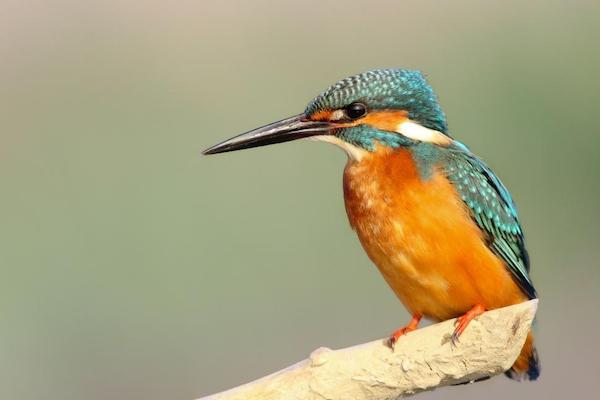
#> input picture data/images/kingfisher.jpg, 600 x 400 px
$ jupyter execute --allow-errors 01-image-processing-basics.ipynb   (shell and % lines are left out)
#> lines starting #> are read from the running program, lines starting #| are printed output that depends on the picture
# **Digital image processing – Basics**

In this notebook, we will learn how to handle images in Python using the OpenCV and PIL packages.
We will also learn how to read, create and modify images using these libraries.

## **Exercises**
* [Exercise 1](#exercise1)
* [Exercise 2](#exercise2)
* [Exercise 3](#exercise3)
* [Exercise 4](#exercise4)
* [Exercise 5](#exercise5)
* [Exercise 6](#exercise6)

---

## **Preparations**

Let's begin with the usual preparatory steps...

[cell 1]
import numpy as np
import matplotlib.pyplot as plt
import cv2 as cv
import PIL

# Jupyter / IPython configuration:
# Automatically reload modules when modified

# Enable vectorized output (for nicer plots)

# Inline backend configuration

# Enable this line if you want to use the interactive widgets
# It requires the ipympl package to be installed.
#%matplotlib widget

import sys
sys.path.insert(0, "../")
#> (the rest of this cell did not finish here and is left out)

---

<a id='exercise1'></a>

## **&#9734;  Exercise 1 – Image representation**
We have learned already that a digital (grayscale) image is represented as a 2D array of pixel values. In this exercise, we will learn how to load an image and how to access the pixel values using OpenCV the library to load the image. OpenCV is a powerful library for image processing and computer vision, focused on real-time tasks. It is written in C++ but it has Python bindings.

The (planar) image is a 2D array of intensity values in case of a grayscale image (height $h$ times width $w$ number of pixels = number of values), or a 3D array of pixel color values in case of a color image (number of values = 3x number of pixels for an RGB 3-channel image). The suitable data structure to represent such data in Python is a numpy array. As a matter of fact, most (if not all) image processing libraries in Python use numpy arrays to represent images, or at least provide a way to convert their internal image representation to a numpy array. This makes the transition (or mixing) of different image processing libraries quite convenient.

To visualize an image, we can use the [`imshow()`](https://matplotlib.org/stable/api/_as_gen/matplotlib.pyplot.imshow.html) function from matplotlib.

### Instructions:

* Read the image "../data/images/kingfisher-gray.jpg" (use the function `cv.imread()`, see [here](https://docs.opencv.org/4.x/db/deb/tutorial_display_image.html) for an example)
* Study the returned array: What is its shape? What is the data type?
* Display the image using [`plt.imshow()`](https://matplotlib.org/stable/api/_as_gen/matplotlib.pyplot.imshow.html). Hint: You need to set the argument `cmap="gray"`
* Read out the pixel value at position (100, 100)
* Select a region of interest (ROI), starting at pixel (75, 200) with a width of 200 and height of 100 pixels

#> (a cell that did not finish here is left out)

---

<a id='exercise1'></a>

## **&#9734;  Exercise 2 – Digitalization**

Just like time-based data, digital images are represented as arrays of numbers. The digitalization/discretization process is very similar and involves two steps:
1. Sampling: the continuous image is sampled at regular intervals to obtain a grid of pixels.
2. Quantization: the continuous pixel values are quantized to a finite number of levels.

The result is a 2D array of numbers, where each number represents the intensity (or color) of a pixel.

### Instructions:

* Explain the main difference(s) between the sampling of continuous-time signals and the spatial sampling of images.
* Use the image from the previous exercise
* Study the effect of quantization: What happens when you reduce the number of bits?
  * Have a look at the function: quantize(image, nbits). Understand how it works.
     Note: NumPy does not have built-in data types for n-bit images, so we use 8-bit
     arrays - but we can still simulate n-bit quantization by rounding the values.
  * Use the function `quantize()` to (artificially) create images with a lower image depth
* Study the effect of spatial sampling: What happens when you reduce the number of pixels?
  * Progressively subsample the image by a factor of two: `gray[::2, ::2]`
  * Reflect: What to expect with this type of subsampling, besides getting a lower resolution?

[cell 3]
# [28 lines left out: function quantize, not called in this run]


# def quantize(image, nbits):
#     """Method 2:
#     Equivalent to the previous function, but using a more efficient
#     bitwise operation. The function works for an arbitrary number of
#     channels."""
#     assert image.dtype == np.uint8, "Image must be uint8"
#     assert nbits > 0 and nbits <= 8, "Invalid number of bits"
#     return ((image >> (8 - nbits))) << (8 - nbits)

#> (a cell that did not finish here is left out)

---

<a id='exercise3'></a>

## **&#9734;  Exercise 3 – Color representation**

Gray is dull! Let's use more color in the next exercise. We again read in the same image, but this time in color. Let's try it!

[cell 5]
color = cv.imread("../data/images/kingfisher.jpg")
#> color is the input picture: shape (400, 600, 3); mean B, G, R 125.8, 161.1, 167.2
# A convenient function to display an image directly in the notebook
#> (the rest of this cell did not finish here and is left out)

The image is in fact a color image: The image is now represented using 3 channels. But the colors in the image look strange. The reason for this is that OpenCV reads the image in **BGR format**, while matplotlib expects **RGB format**. Shuffling the channels will fix the issue:

[cell 6]
color_bgr = color.copy()
color_rgb = color_bgr[..., ::-1]
#> (the rest of this cell did not finish here and is left out)

### Instructions
* Examine the image shape and depth
* Print the pixel value at (100,100)
* Crop the image to the region (125:300, 300:600) and display the cropped image.
* Convert the image to an 8-bit grayscale image. Implement at least two conversion methods (hint: see lecture slides)
* Use the function [`cv.cvtColor(image, cv.COLOR_RGB2GRAY)`](https://docs.opencv.org/3.4/d8/d01/group__imgproc__color__conversions.html) to convert the image to grayscale.
* Optional task: Use again the quantize function to quantize color images.

[cell 7]
######################
###    EXERCISE    ###
######################

print("Height, width, channels:", ...)
print("Data type:              ", ...)
print("Pixel at [100,100]:     ", ...)
print()

# Crop the image
color_cropped = ...
#> (the rest of this cell did not finish here and is left out)

---

<a id='exercise4'></a>

## **&#9734;  Exercise 4 – Construct an image**

You can construct an image yourselve. In this exercise, you need to create a checkerboard consisting of 8x8 squares, where each square is 32x32 pixels. The squares should be colored alternately with any two colors (e.g. red and green or black and white). The final image should be 256x256 pixels.

Complete the following function template.

[cell 8]
######################
###    EXERCISE    ###
######################

def create_checkerboard(square_size=32, checker_size=8, color1=[0,0,0], color2=[255,255,255]):
    """Create a checkerboard image with the specified square size and checker size."""
    image_size = square_size * checker_size
    # Complete this function
    iamge = ...
    return image

#> (the rest of this cell did not finish here and is left out)

---

<a id='exercise5'></a>

## **&#9734;  Exercise 5 – Gamma correction**

Gamma correction is a non-linear operation to adjust the brightness of an image. It is used to correct the non-linear response of the human eye to light intensity, or the non-linear behavior of certain display devices.

The gamma correction is defined as:

$$I_{out} = I_{in} ^ {\;\gamma}$$

Here, $\gamma > 0$ is the correction factor. For $\gamma=1$, the image remains unchanged. For $\gamma>1$, the image is darkened, and for $\gamma<1$, the image is brightened.

**Hint**: The operation requires the image to be in float format. In this format, the pixel values should be in the range [0,1]. That means, besides changing the dtype to float, the pixel values should be normalized to the range [0,1]. Matplotlib can handle floating point images just like images with integral depth.

### Instruction:
Complete the following function template.

[cell 9]
######################
###    EXERCISE    ###
######################

# Solution
def gamma_correction(image, gamma):
    """Apply gamma correction to an image with the specified gamma value."""
    # Conver to float if the image is in uint8 format
    image = ...
    # Apply the gamma correction
    corrected = ...
    return corrected

# Test the function.
image = color_rgb.copy()
gamma = 1.5
corrected = gamma_correction(image, gamma)
#> (the rest of this cell did not finish here and is left out)

---

<a id='exercise6'></a>

## **&#9734;  Exercise 6 – Color and intensity histograms**

### Instructions
* Read the following section carefully
* Make sure you understand the concept of intensity and color histograms
* Understand the type of color transformations we examine here

<br>

The *distribution of intensity* values in the image (or channel) is an relevant characteristic of the image. The *histogram* of an image shows the number of pixels for each intensity value. It is a useful visualization to understand the contrast, brightness, and dynamic range of an image.

#> (a cell that did not finish here is left out)

We can observe for this particular image that most of the pixel values are concentrated between 120 and 180, while there are almost no pixels with values below 100.

The above plot displays also the cumulative distribution function (CDF) of the pixel values. The CDF shows the fraction of pixels with values less than or equal to a given value. For example, the CDF value at 100 is < 0.1, which means that less than 10% of the pixels have values less than 100.

The situation seen in the above plot can be considered as a low-contrast image, where the pixel values are concentrated in a narrow range. This can be improved by applying a contrast stretching operation, which maps the pixel values to a wider range. One such approach is called **histogram equalization**, which is a method to improve the contrast of an image by equalizing the histogram. The goal is to obtain a uniform histogram, where all pixel values are equally distributed.

[cell 11]
# Apply histogram equalization
gray = cv.imread("../data/images/kingfisher-gray.jpg", cv.IMREAD_GRAYSCALE)
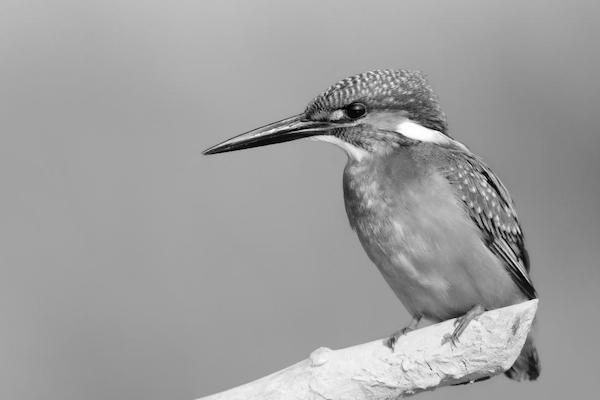
#> input picture data/images/kingfisher-gray.jpg, 600 x 400 px
#> gray is the input picture: shape (400, 600); min 0, max 255, mean 158.9
gray_equalized = cv.equalizeHist(gray)
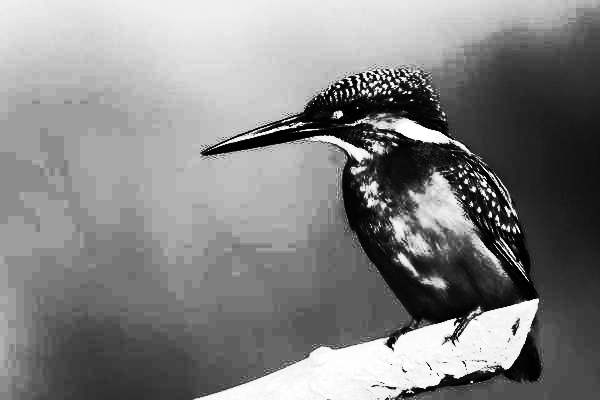
#> gray_equalized: shape (400, 600); min 0, max 255, mean 130.2
hist_equalized, bins = np.histogram(gray_equalized.flatten(),
                                    bins=256, range=[0,256],
                                    density=True)
#> hist_equalized = 256 values, max 0.0692 at index 158, min 0 at index 24, mean 0.00391; bins = 257 values from 0 to 256
cdf_equalized = hist_equalized.cumsum()
#> cdf_equalized = 256 values from 0.00217 to 1
hist_equalized /= hist_equalized.max()
#> hist_equalized = 256 values, max 1 at index 158, min 0 at index 24, mean 0.0564
fig, axes = plt.subplots(1, 2, figsize=(9, 4))
axes[0].imshow(gray_equalized, cmap="gray")
axes[0].axis("off")
axes[1].plot(hist_equalized, label="Histogram (normalized)")
axes[1].plot(cdf_equalized, label="CDF")
axes[1].set_xlabel("Pixel value")
axes[1].legend();
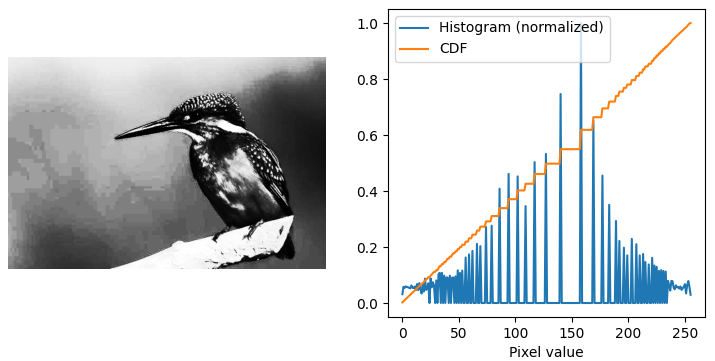
#> figure drawn by matplotlib, 2 panels; panel 2: curve peaks at x = 158, y = 1; panel 2: curve peaks at x = 255, y = 1

This equalized image has a more uniform histogram, which means that the pixel values are more evenly distributed. The CDF is also more linear. All this indicates that the contrast of the image has been improved. On the other hand, the equalization may also amplify the noise or other distortions in the image. For instance, the quantization bands in the original image are more pronounced in the equalized image.

For color images, we can apply histogram equalization to each channel separately. We can also use the YUV color space, where the Y channel represents the luminance (brightness) of the image. We can apply histogram equalization to the Y channel only, and then convert back to RGB. The following code demonstrates this approach for the YUV and also the HSL.

[cell 12]
# Let's define a function to visualize the histogram of all 3 channels in the image
def visualize_histogram(image, title="Histogram"):

    # [10 lines left out: function visualize_channel, not called in this run]

    """Visualize the histogram of an image."""
    if image.ndim == 1:
        return visualize_channel(image, title, plt.gca())
    else:
        nchannels = image.shape[-1]
        fig, axes = plt.subplots(1, nchannels+1, figsize=(9, 2))
        axes[0].imshow(image, cmap="gray" if nchannels == 1 else None)
        axes[0].axis("off")
        axes[0].set_title(title)
        axes[0].set_anchor("N")
        titles = ["R channel", "G channel", "B channel"]
        for i in range(image.shape[-1]):
            visualize_channel(image[..., i],
                              title=titles[i],
                              ax=axes[i+1], color=tools.PALETTE_RGB[i])
    #fig.suptitle(title)
    plt.tight_layout()


# Convert the image to float
color_equalized = np.stack([cv.equalizeHist(color_bgr[...,i]) for i in range(3)], axis=2)
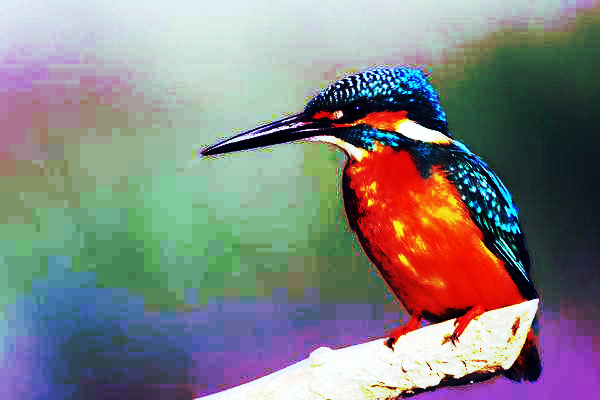
#> color_equalized: shape (400, 600, 3); mean B, G, R 130.2, 130.3, 129.9
#> (the rest of this cell did not finish here and is left out)

visualize_histogram(color_equalized, title="Equalized RGB")
# Better, convert to HSL color space and apply histogram equalization to the Y channel
color_hls = cv.cvtColor(color_rgb, cv.COLOR_RGB2HLS)
color_hls[..., 1] = cv.equalizeHist(color_hls[..., 1])
color_equalized = cv.cvtColor(color_hls, cv.COLOR_HLS2RGB)
visualize_histogram(color_equalized, title="Equalized lum. (HLS)")
# Also the YUV color space can be used
color_hls = cv.cvtColor(color_rgb, cv.COLOR_RGB2YUV)
color_hls[..., 0] = cv.equalizeHist(color_hls[..., 0])
color_equalized = cv.cvtColor(color_hls, cv.COLOR_YUV2RGB)
visualize_histogram(color_equalized, title="Equalized lum. (YUV)")

Observations: The histogram equalization method can also be applied to color images. However, applying the method to each channel independently leads to color distortions. Instead, the method should be applied to a single channel, which represents the luminance or intensity of the image. The luminance channel can be extracted from the RGB image using different color spaces, such as HLS or YUV. This results in more appealing pictures.

Histogram equalization is a simple and effective method to improve the contrast of an image.

**Histogram matching** is another method to adjust the contrast of an image by matching the histogram of the input image to a reference histogram. Here we use the histogram matching method implemented in the scikit-image library. The function [`skimage.exposure.match_histograms()`](https://scikit-image.org/docs/stable/api/skimage.exposure.html=) takes the input image and the reference image as input and returns the matched image.

[cell 13]
#from skimage import exposure
from skimage.exposure import match_histograms

color1 = color_rgb.copy()
color2 = cv.imread("../data/images/veggies.jpg")
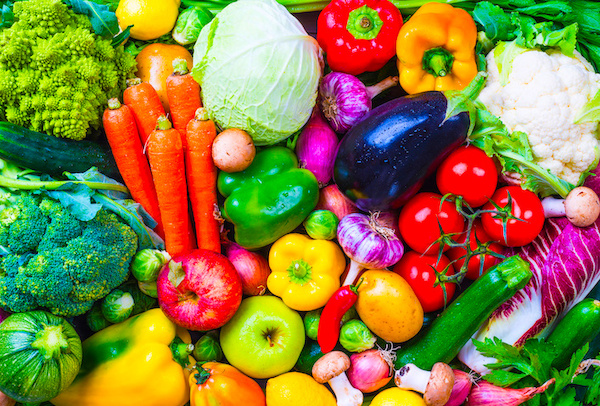
#> input picture data/images/veggies.jpg, 600 x 406 px
#> color2 is the input picture: shape (406, 600, 3); mean B, G, R 63.7, 126.3, 141
color2 = cv.cvtColor(color2, cv.COLOR_BGR2RGB)
color3 = cv.imread("../data/images/flowers.jpg")
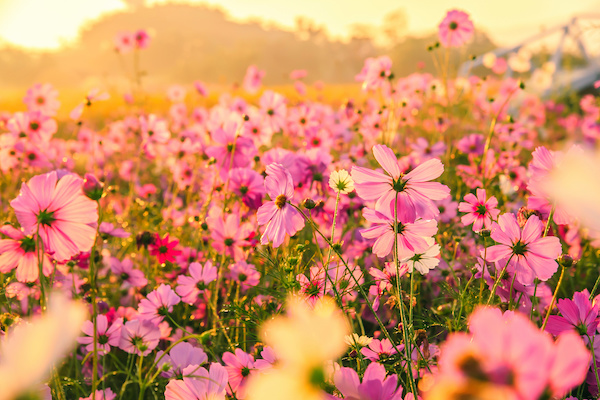
#> input picture data/images/flowers.jpg, 600 x 400 px
#> color3 is the input picture: shape (400, 600, 3); mean B, G, R 102.7, 140.2, 210.6
color3 = cv.cvtColor(color3, cv.COLOR_BGR2RGB)

matched12 = match_histograms(color1, color2, channel_axis=-1)
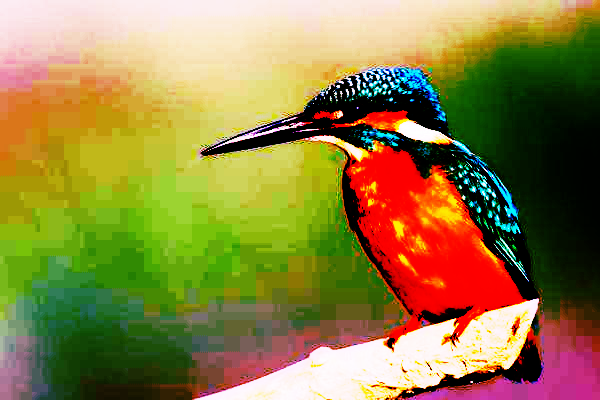
#> matched12: shape (400, 600, 3); mean R, G, B 143.8, 128.4, 66.6
matched23 = match_histograms(color1, color3, channel_axis=-1)
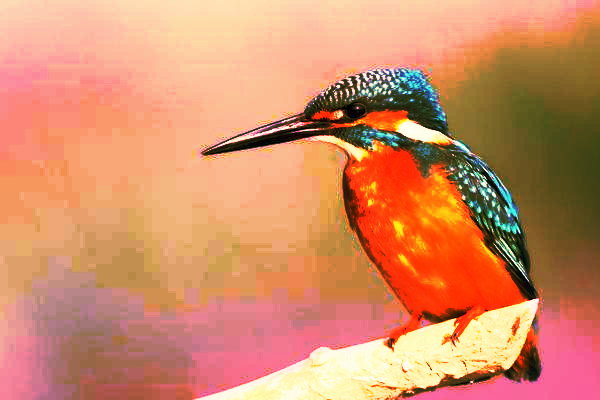
#> matched23: shape (400, 600, 3); mean R, G, B 211.4, 141, 104.3

#> (the rest of this cell did not finish here and is left out)

Note how the CDFs of the matched image resemble the CDF of the reference image much better!

Using histograms, it possible to see what certain color or **intensity adjustments** do to the image. Below, the effect of the following operations is demonstrated:

* No operation (copy image)
* Inversion
* Increase / decrease brightness
* Stretch / squeeze contrast
* Clipping (ensure values between [min, max])
* Binarization of the image (thresholding)
* Ggamma correction

[cell 14]
labels = []
lookup_tables = []
image = gray.copy()
results = []

labels.append("Identity")
lookup_table = np.arange(256)
lookup_tables.append(lookup_table)

labels.append("Inverted")
lookup_table = 255 - np.arange(256)
lookup_tables.append(lookup_table)

labels.append("Increase brightness")
lookup_table = np.clip(np.arange(256) + 50, 0, 255)
lookup_tables.append(lookup_table)

labels.append("Decrease brightness")
lookup_table = np.clip(np.arange(256) - 50, 0, 255)
lookup_tables.append(lookup_table)

labels.append("Contrast stretch")
# Lookup such that mean remains equal, but the range is stretched
# (The peak of the histogram is at 163)
center = 163
lookup_table = np.clip((np.arange(256) - center) * 3 + center, 0, 255)
lookup_tables.append(lookup_table)

labels.append("Contrast squeeze")
lookup_table = np.clip((np.arange(256) - center) / 6 + center, 0, 255)
lookup_tables.append(lookup_table)

labels.append("Clipping")
lookup_table = np.clip(np.arange(256), 135, 175)
lookup_tables.append(lookup_table)

labels.append("Threshold")
lookup_table = (np.arange(256) > 128) * 255
lookup_tables.append(lookup_table)

labels.append("Gamma=0.5")
lookup_table = (np.arange(256) / 255) ** 0.5 * 255
lookup_tables.append(lookup_table)

labels.append("Gamma=2.0")
lookup_table = (np.arange(256) / 255) ** 2.0 * 255
lookup_tables.append(lookup_table)


# Visualize the results
for label, lookup in zip(labels, lookup_tables):
    result = lookup[image]
    fig, axes = plt.subplots(1, 3, figsize=(9, 3))
    # Display the result
    axes[0].imshow(result, cmap="gray")
    axes[0].set_title("Operation: "+label)
    axes[0].axis("off")
    axes[0].set_anchor("N")
    # Display lookup table
    axes[1].plot(lookup)
    axes[1].set_title("Lookup table")
    axes[1].set_xlabel("Input value")
    axes[1].set_ylabel("Output value")
    axes[1].set_xlim([0-5, 255+5])
    axes[1].set_ylim([0-5, 255+5])
    axes[1].set_aspect("equal")
    # Display the histograms (before, after)
    hist, bins = np.histogram(image.flatten(), bins=256, range=[0,256], density=True)
    axes[2].plot(hist, label="Before")
    hist, bins = np.histogram(result.flatten(), bins=256, range=[0,256], density=True)
    axes[2].plot(hist, label="After")
    axes[2].set_title("Histogram")
    axes[2].legend()
    plt.tight_layout()
#> this loop made 10 passes
#> pass 3, `result = lookup[image]`:
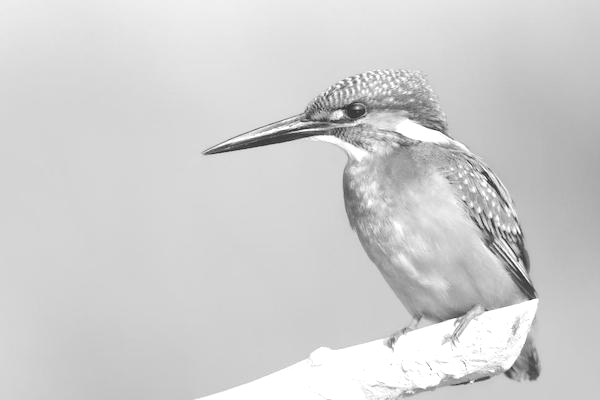
#> result: shape (400, 600) int64; min 50, max 255, mean 207.8
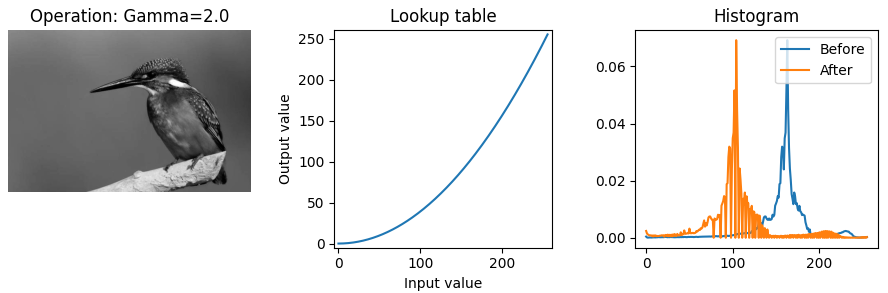
#> figure drawn by matplotlib, 3 panels; panel 2: curve peaks at x = 255, y = 255; panel 3: curve peaks at x = 163, y = 0.0692; panel 3: curve peaks at x = 104, y = 0.0692
